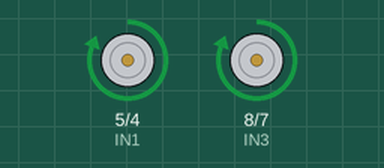
Recording of a sketch running on a simulated Arduino Uno, built with avr-gcc and run on an emulated ATmega328P. Shown: motor-driver pin pairs drawn as motors (green arrow = first pin HIGH = forward, orange = second pin HIGH = backward, longer = more drive, scaled by the enable pin).

Above: at 0.1 s.
At 30.1 s:
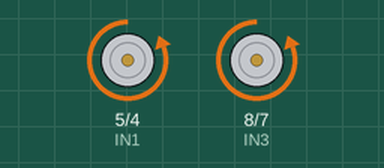
Timing chart, 0 to 31.6 s (numbered marks = the images above):
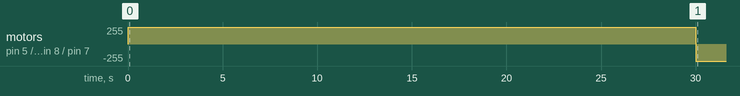

The sketch:

DCMotors.ino
```cpp
int IN1 = 5;
int IN2 = 4;
int EN1 = 3;
int IN3 = 8;
int IN4 = 7;
int EN2 = 9;

int forwardDt = 30*1000;
int backwardDt = 60*1000;
int rotationDt = 5*1000;


void setup()
{
  pinMode(IN1, OUTPUT);
  pinMode(IN2, OUTPUT);
  pinMode(IN3, OUTPUT);
  pinMode(IN4, OUTPUT);
  pinMode(EN1, OUTPUT);
  pinMode(EN2, OUTPUT);
}

void loop()
{
  forward();
  delay(forwardDt);

  backward();
  delay(backwardDt);

  for (int i = 0; i < 6; i++)
  {
    right();
    delay(rotationDt);
    left();
    delay(rotationDt);
  }
}


void forward()
{
  digitalWrite(IN1, HIGH);
  digitalWrite(IN2, LOW);
  digitalWrite(EN1, HIGH);

  digitalWrite(IN3, HIGH);
  digitalWrite(IN4, LOW);
  digitalWrite(EN2, HIGH);
}


void backward()
{
  digitalWrite(IN1, LOW);
  digitalWrite(IN2, HIGH);
  digitalWrite(EN1, HIGH);

  digitalWrite(IN3, LOW);
  digitalWrite(IN4, HIGH);
  digitalWrite(EN2, HIGH);
}


void right()
{
  digitalWrite(IN1, LOW);
  digitalWrite(IN2, HIGH);
  digitalWrite(EN1, HIGH);

  digitalWrite(IN3, HIGH);
  digitalWrite(IN4, LOW);
  digitalWrite(EN2, HIGH);
}


void left()
{
  digitalWrite(IN1, HIGH);
  digitalWrite(IN2, LOW);
  digitalWrite(EN1, HIGH);

  digitalWrite(IN3, LOW);
  digitalWrite(IN4, HIGH);
  digitalWrite(EN2, HIGH);
}
```

Measured:
- by itself, motor on pin 5 (IN1) / pin 4 (IN2), motor on pin 8 (IN3) / pin 7 (IN4): stopped → forward 255/255 at 0.00 s, → backward 255/255 30.0 s later
